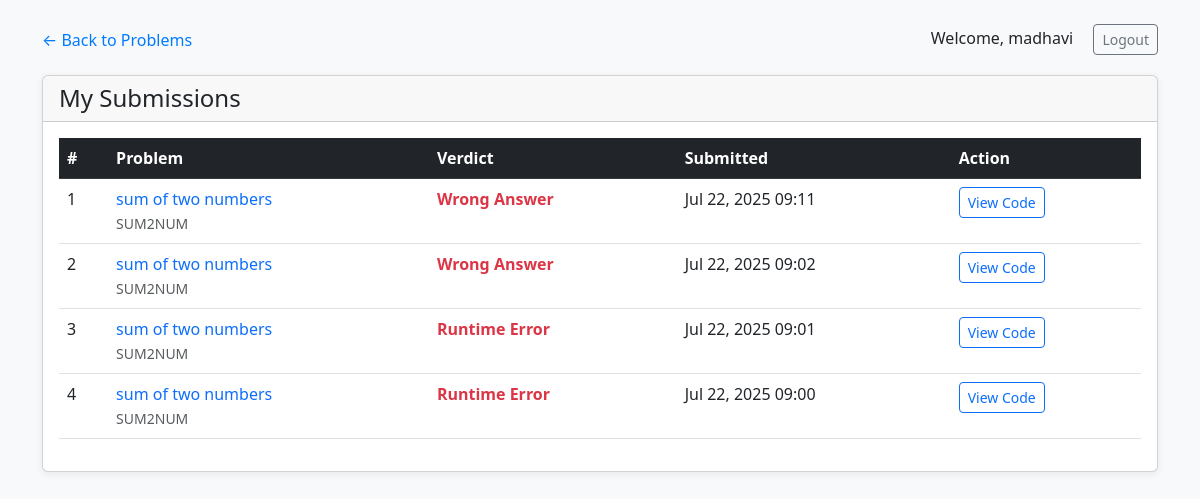
Page /submissions/ (signed in) on the earlier database version.
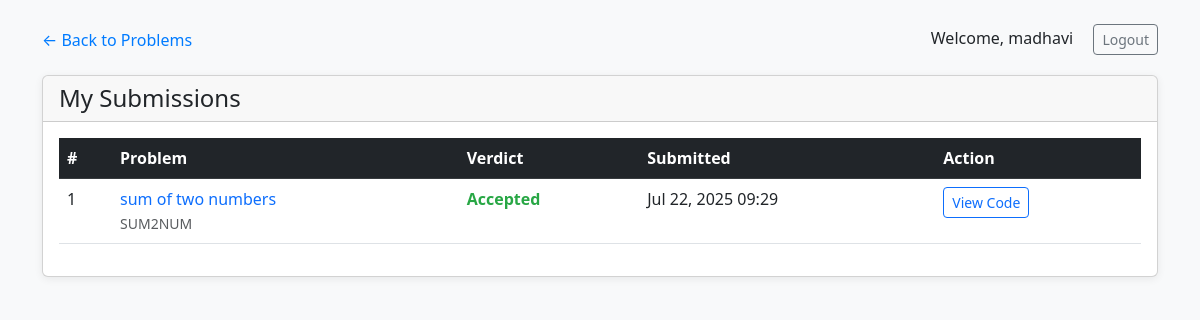
Same page on the later database version.
### core/models.py (models this page shows, shortened)
class Submission(models.Model):
    VERDICTS = (('AC','Accepted'),('WA','Wrong Answer'),('TLE','Time Limit Exceeded'),('RE','Runtime Error'),('CE','Compilation Error'))
    problem = models.ForeignKey(Problem, on_delete=models.CASCADE)
    user = models.ForeignKey(User, on_delete=models.CASCADE)
    code_text = models.TextField()
    verdict = models.CharField(max_length=3,choices=VERDICTS)
    submitted = models.DateTimeField(auto_now_add=True)
    class Meta:
        ordering = ['-submitted']
        indexes = [
            models.Index(fields=['user', 'problem']),
            models.Index(fields=['user', '-submitted']),
            models.Index(fields=['problem', '-submitted']),
        ]

class Problem(models.Model):
    DIFFICULTY = (('E','Easy'),('M','Medium'),('H','Hard'))
    name = models.CharField(max_length=100)
    short_code = models.CharField(max_length=40,unique=True)
    statement = models.TextField()
    difficulty = models.CharField(max_length=1,choices=DIFFICULTY)

### core/views.py (the view)
# urls.py: path('submissions/', submissions_list, name='submissions_list'),
@login_required
def submissions_list(request):
    user_submissions = Submission.objects.filter(
        user=request.user
    ).select_related('problem').order_by('-submitted')
    verdict_filter = request.GET.get('verdict')
    if verdict_filter:
        user_submissions = user_submissions.filter(verdict=verdict_filter)
    context = {
        'submissions': user_submissions[:50],  # Limit to 50 recent submissions
        'verdict_filter': verdict_filter,
    }
    return render(request, 'submissions.html', context)

### core/templates/submissions.html (shortened to what this page needs)
{% load static %}
<!DOCTYPE html>
<html lang="en">
<head>
    <link href="https://cdn.jsdelivr.net/npm/bootstrap@5.3.0/dist/css/bootstrap.min.css" rel="stylesheet">
</head>
<body>
<div class="container">
    <div class="d-flex justify-content-between align-items-center mt-4 mb-3">
        <a href="/problems/" class="back-link">&larr; Back to Problems</a>
        <div>
            <span class="me-3">Welcome, {{ user.username }}</span>
            <a href="/auth/logout/" class="btn btn-outline-secondary btn-sm">Logout</a>
        </div>
    </div>
    <div class="card">
        <div class="card-header">
            <h4 class="mb-0">My Submissions</h4>
        </div>
        <div class="card-body">
            {% if submissions %}
            <div class="table-responsive">
                <table class="table table-hover">
                    <thead class="table-dark">
                        <tr>
                            <th>#</th>
                            <th>Problem</th>
                            <th>Verdict</th>
                            <th>Submitted</th>
                            <th>Action</th>
                        </tr>
                    </thead>
                    <tbody>
                        {% for submission in submissions %}
                        <tr>
                            <td>{{ forloop.counter }}</td>
                            <td>
                                <a href="/problem/{{ submission.problem.short_code }}/" class="text-decoration-none">
                                    {{ submission.problem.name }}
                                </a>
                                <br>
                                <small class="text-muted">{{ submission.problem.short_code }}</small>
                            </td>
                            <td>
                                <span class="verdict-{{ submission.verdict }}">
                                    {{ submission.get_verdict_display }}
                                </span>
                            </td>
                            <td>{{ submission.submitted|date:"M d, Y H:i" }}</td>
                            <td>
                                <button class="btn btn-sm btn-outline-primary"
                                        onclick="showSubmissionCode('{{ submission.code_text|escapejs }}')">
                                    View Code
                                </button>
                            </td>
                        </tr>
                        {% endfor %}
                    </tbody>
                </table>
            </div>
            {% else %}
            <div class="text-center text-muted py-5">
                <h5>No submissions yet</h5>
                <p>Start solving problems to see your submissions here.</p>
                <a href="/problems/" class="btn btn-primary">Browse Problems</a>
            </div>
            {% endif %}
        </div>
    </div>
</div>
</body>
</html>

Differences in the rows shown:
removed Submission: problem.name "sum of two numbers", problem.short_code "SUM2NUM", verdict "Wrong Answer", submitted "Jul 22, 2025 09:11"
removed Submission: problem.name "sum of two numbers", problem.short_code "SUM2NUM", verdict "Wrong Answer", submitted "Jul 22, 2025 09:02"
removed Submission: problem.name "sum of two numbers", problem.short_code "SUM2NUM", verdict "Runtime Error", submitted "Jul 22, 2025 09:01"
removed Submission: problem.name "sum of two numbers", problem.short_code "SUM2NUM", verdict "Runtime Error", submitted "Jul 22, 2025 09:00"
added Submission: problem.name "sum of two numbers", problem.short_code "SUM2NUM", verdict "Accepted", submitted "Jul 22, 2025 09:29"
